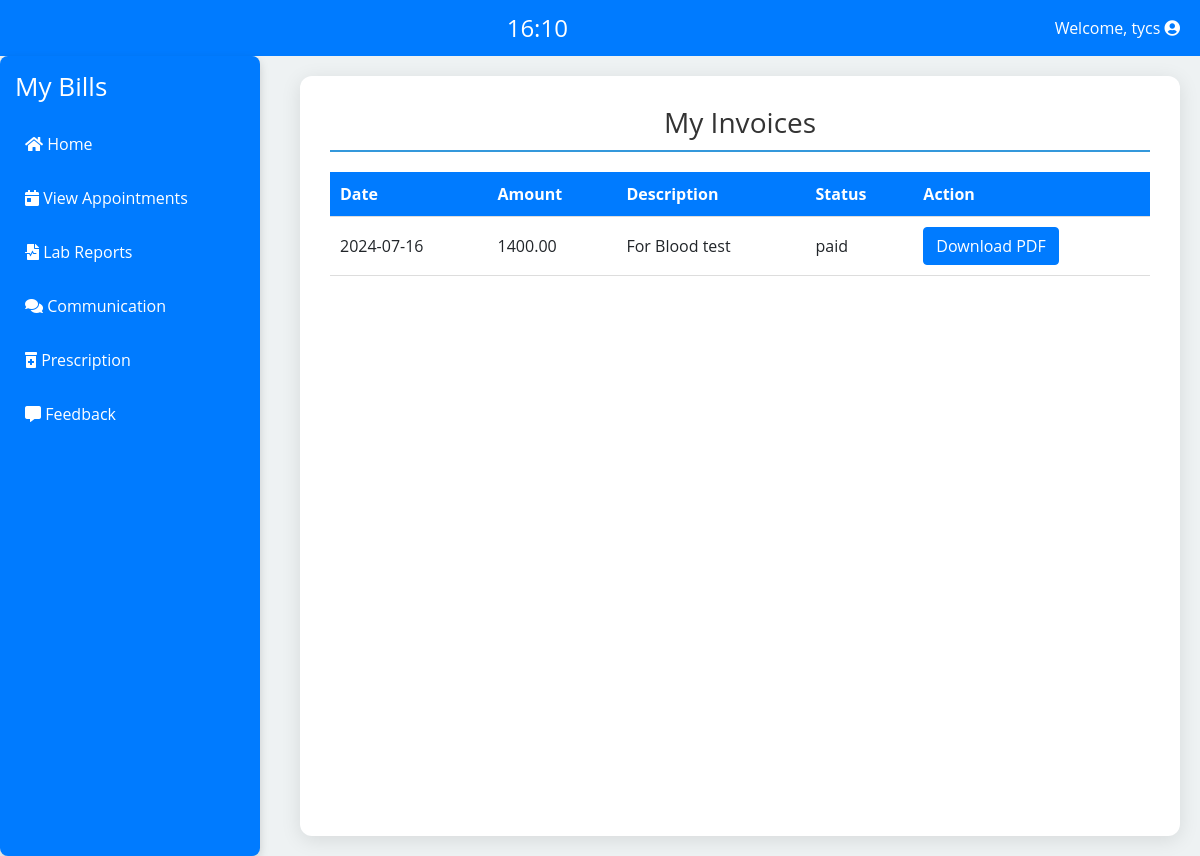
/patient/billing.php (signed in), run on the app's committed database.
### tables this page shows
CREATE TABLE `users` (
  `id` int(11) NOT NULL,
  `username` varchar(50) NOT NULL,
  `email` varchar(100) NOT NULL,
  `password` varchar(255) NOT NULL,
  `otp` varchar(6) DEFAULT NULL,
  `otp_expiry` datetime DEFAULT NULL,
  `role` enum('admin','doctor','patient') NOT NULL,
  `created_at` datetime DEFAULT current_timestamp(),
  `reset_token` varchar(100) DEFAULT NULL,
  `reset_time` datetime DEFAULT NULL,
  `security_question` varchar(255) DEFAULT NULL,
  `security_answer` varchar(255) DEFAULT NULL
);

CREATE TABLE `invoices` (
  `id` int(11) NOT NULL,
  `patient_id` int(11) NOT NULL,
  `doctor_id` int(11) NOT NULL,
  `amount` decimal(10,2) NOT NULL,
  `date` date NOT NULL,
  `description` text DEFAULT NULL,
  `status` enum('pending','paid') DEFAULT 'pending',
  `created_at` timestamp NOT NULL DEFAULT current_timestamp()
);

### patient/billing.php (the view, shortened to what this page needs)
<?php
require_once '../config.php';
$patientId = $_SESSION['user_id'];
$invoiceQuery = $conn->prepare("SELECT id, date, amount, description, status FROM invoices WHERE patient_id = ?");
$invoiceQuery->bind_param("i", $patientId);
$invoiceQuery->execute();
$invoices = $invoiceQuery->get_result();
$patientQuery = $conn->prepare("SELECT username FROM users WHERE id = ?");
$patientQuery->bind_param("i", $patientId);
$patientQuery->execute();
$patient = $patientQuery->get_result()->fetch_assoc();
?>
<!DOCTYPE html>
<html lang="en">
<head>
    <link rel="stylesheet" href="https://stackpath.bootstrapcdn.com/bootstrap/4.5.2/css/bootstrap.min.css">
    <link rel="stylesheet" href="https://cdnjs.cloudflare.com/ajax/libs/font-awesome/5.15.4/css/all.min.css">
</head>
<body oncontextmenu="return false;" onkeydown="return disableCtrlU(event);">
    <div class="top-bar">
        <div class="clock-container">
            <div class="clock" id="clock"></div>
        </div>
        <div class="logout-dropdown">
            <span>Welcome, <?php echo htmlspecialchars($patient['username']); ?> <i class="fas fa-user-circle"></i></span>
        </div>
    </div>
    <div class="d-flex">
        <div class="sidebar">
            <h2>My Bills</h2>
            <div class="nav-links">
            <a href="patient_dashboard.php"><i class="fa fa-home" aria-hidden="true"></i> Home</a>
                <a href="appointments.php"><i class="fas fa-calendar-day"></i> View Appointments</a>
                <a href="lab_file.php"><i class="fas fa-file-medical-alt"></i> Lab Reports</a>
                <a href="comm.php"><i class="fas fa-comments"></i> Communication</a>
                <a href="medical.php"><i class="fas fa-prescription-bottle-alt"></i> Prescription</a>
                <a href="feedback.php"><i class="fas fa-comment-alt"></i> Feedback</a>
            </div>
        </div>
        <div class="dashboard">
            <h1>My Invoices</h1>
            <?php if ($invoices->num_rows > 0): ?>
                <table>
    <thead>
        <tr>
            <th>Date</th>
            <th>Amount</th>
            <th>Description</th>
            <th>Status</th>
            <th>Action</th>
        </tr>
    </thead>
    <tbody>
        <?php while ($invoice = $invoices->fetch_assoc()): ?>
            <tr>
                <td><?php echo htmlspecialchars($invoice['date']); ?></td>
                <td><?php echo htmlspecialchars($invoice['amount']); ?></td>
                <td><?php echo htmlspecialchars($invoice['description']); ?></td>
                <td><?php echo htmlspecialchars($invoice['status']); ?></td>
                <td><a href="download_invoice.php?invoice_id=<?php echo $invoice['id']; ?>" class="btn btn-primary">Download PDF</a></td>
            </tr>
        <?php endwhile; ?>
    </tbody>
</table>
            <?php else: ?>
                <p>No invoices found.</p>
            <?php endif; ?>
        </div>
    </div>
</body>
</html>

### patient/billing.php (style rules this page uses)
body { font-family: 'Open Sans', sans-serif; background-color: #eef2f3; margin: 0; display: flex; flex-direction: column; min-height: 100vh; }
.top-bar { display: flex; justify-content: space-between; align-items: center; width: 100%; padding: 10px 20px; background-color: #007bff; color: #fff; }
.clock-container { flex-grow: 1; text-align: center; }
.clock { font-size: 24px; }
.logout-dropdown { position: relative; display: inline-block; }
.sidebar { background: #007bff; padding: 15px; width: 200px; border-radius: 8px; margin-right: 20px; box-shadow: 0 4px 10px rgba(0, 0, 0, 0.15); flex-shrink: 0; height: 100vh; width: 260px; }
.sidebar h2 { color: #fff; font-size: 26px; margin-bottom: 20px; }
.nav-links { display: flex; flex-direction: column; gap: 10px; }
.nav-links a { color: #fff; text-decoration: none; padding: 10px; border-radius: 30px; transition: background 0.3s, transform 0.2s; }
.dashboard { flex: 1; background: #fff; padding: 30px; border-radius: 12px; box-shadow: 0 4px 20px rgba(0, 0, 0, 0.1); margin: 20px; }
h1 { color: #333; margin-bottom: 20px; font-size: 28px; text-align: center; border-bottom: 2px solid #3498db; padding-bottom: 10px; }
table { width: 100%; border-collapse: collapse; margin-top: 20px; }
th, td { padding: 10px; text-align: left; border-bottom: 1px solid #ddd; }
th { background-color: #007bff; color: white; }

### data on the page
users: username "tycs"
invoices: date "2024-07-16", amount "1400.00", description "For Blood test", status "paid"
